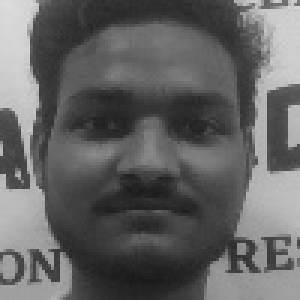
#> input picture faces/student_1.jpg, 100 x 100 px (shown 3 times larger)
$ python -i enhanced_face_recognition.py   (imports and definitions only)
#> lines starting #> are read from the running program, lines starting #| are printed output that depends on the picture
"""
Enhanced facial recognition module that works with Google Drive URLs using OpenCV template matching
"""
import cv2
import numpy as np
import os
import json
import requests
from pathlib import Path
from PIL import Image
from io import BytesIO
import logging
from typing import List, Dict, Optional, Tuple

class EnhancedFaceRecognition:
    def __init__(self, faces_dir: str = "faces"):
        self.faces_dir = Path(faces_dir)
        self.faces_dir.mkdir(exist_ok=True)
        self.face_data_file = self.faces_dir / "face_data.json"
        self.face_data = {}

        # Initialize OpenCV face detector
        self.face_cascade = cv2.CascadeClassifier(cv2.data.haarcascades + 'haarcascade_frontalface_default.xml')

        self.load_face_data()

    def load_face_data(self):
        """Load face data from file"""
        if self.face_data_file.exists():
            try:
                with open(self.face_data_file, 'r') as f:
#> (reads faces/face_data.json from the repository)
#> further down, picture is the input picture: shape (100, 100, 3); min 26, max 221, mean 98.9
                    self.face_data = json.load(f)
            except Exception as e:
                logging.error(f"Error loading face data: {e}")
                self.face_data = {}

    # [166 lines left out: functions save_face_data, download_image_from_url, extract_and_save_face, extract_face_features, calculate_lbp, not called in this run]

    def recognize_face_from_image(self, image: np.ndarray, threshold: float = 0.3) -> Optional[Dict]:
        """Recognize face from image using template matching"""
#> called with threshold = 0.3
        try:
            # Convert to grayscale
            gray = cv2.cvtColor(image, cv2.COLOR_BGR2GRAY)

            # Detect faces
            faces = self.face_cascade.detectMultiScale(gray, 1.1, 4)
#> faces = [[9, 9, 81, 81]]

            if len(faces) == 0:
                return None

            # Take the largest face
            face = max(faces, key=lambda x: x[2] * x[3])
#> face = [9, 9, 81, 81]
            x, y, w, h = face
#> x = 9; y = 9; w = 81; h = 81

            # Extract face region with padding
            padding = int(min(w, h) * 0.1)
#> padding = 8
            x = max(0, x - padding)
#> x = 1
            y = max(0, y - padding)
#> y = 1
            w = min(gray.shape[1] - x, w + 2*padding)
#> w = 97
            h = min(gray.shape[0] - y, h + 2*padding)
#> h = 97

            uploaded_face = gray[y:y+h, x:x+w]
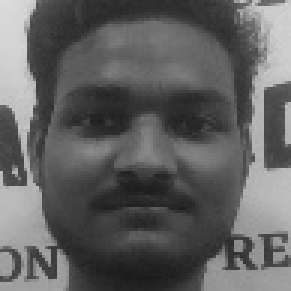
#> uploaded_face: shape (97, 97) (shown 3 times larger); min 26, max 221, mean 96.6
            uploaded_face = cv2.resize(uploaded_face, (200, 200))
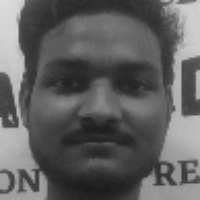
#> uploaded_face: shape (200, 200); min 26, max 221, mean 96.4
            uploaded_face = cv2.equalizeHist(uploaded_face)
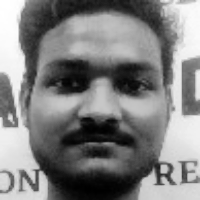
#> uploaded_face: shape (200, 200); min 0, max 255, mean 128.4

            # Compare with all stored faces
            best_match = None
            best_similarity = 0.0

            for student_id, data in self.face_data.items():
                face_path = data['face_path']
                if os.path.exists(face_path):
                    stored_face = cv2.imread(face_path, cv2.IMREAD_GRAYSCALE)
                    if stored_face is not None:
                        similarity = self.calculate_face_similarity(uploaded_face, stored_face)

                        if similarity > best_similarity and similarity > threshold:
                            best_similarity = similarity
                            best_match = {
                                'student_id': student_id,
                                'confidence': similarity * 100,  # Convert to percentage
                                'similarity': similarity
                            }

            return best_match

        except Exception as e:
            logging.error(f"Error recognizing face: {e}")
            return None

    # [49 lines left out: functions recognize_face_from_url, process_all_students_from_db, get_statistics, not called in this run]

# Create global instance
enhanced_face_recognizer = EnhancedFaceRecognition()

>>> import cv2
>>> picture = cv2.imread('../faces/student_1.jpg')
>>> result = EnhancedFaceRecognition().recognize_face_from_image(picture)
